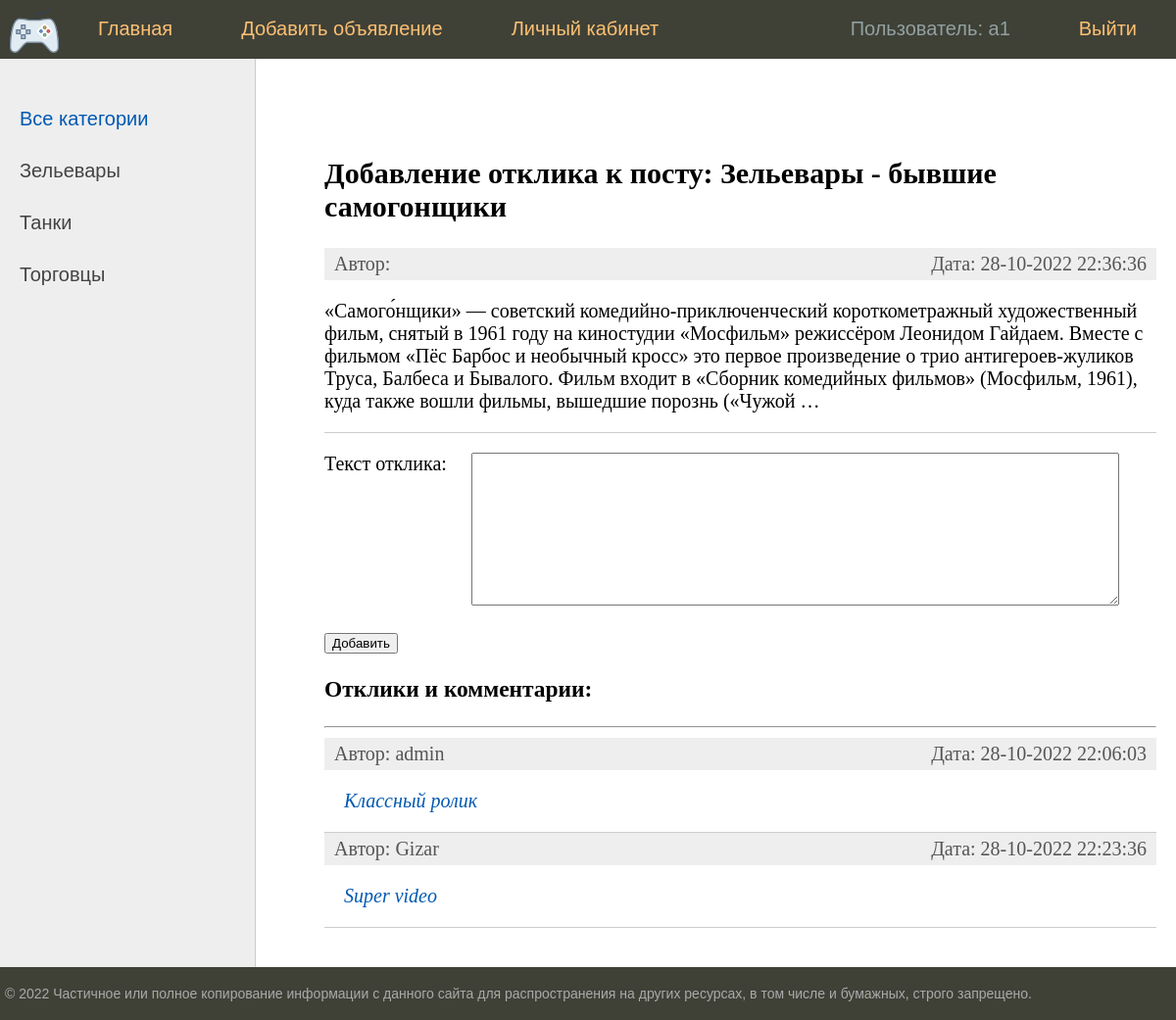
The page /addreply/zelevary-byvshie-samogonshchiki/ (signed in) on the database as committed earlier.
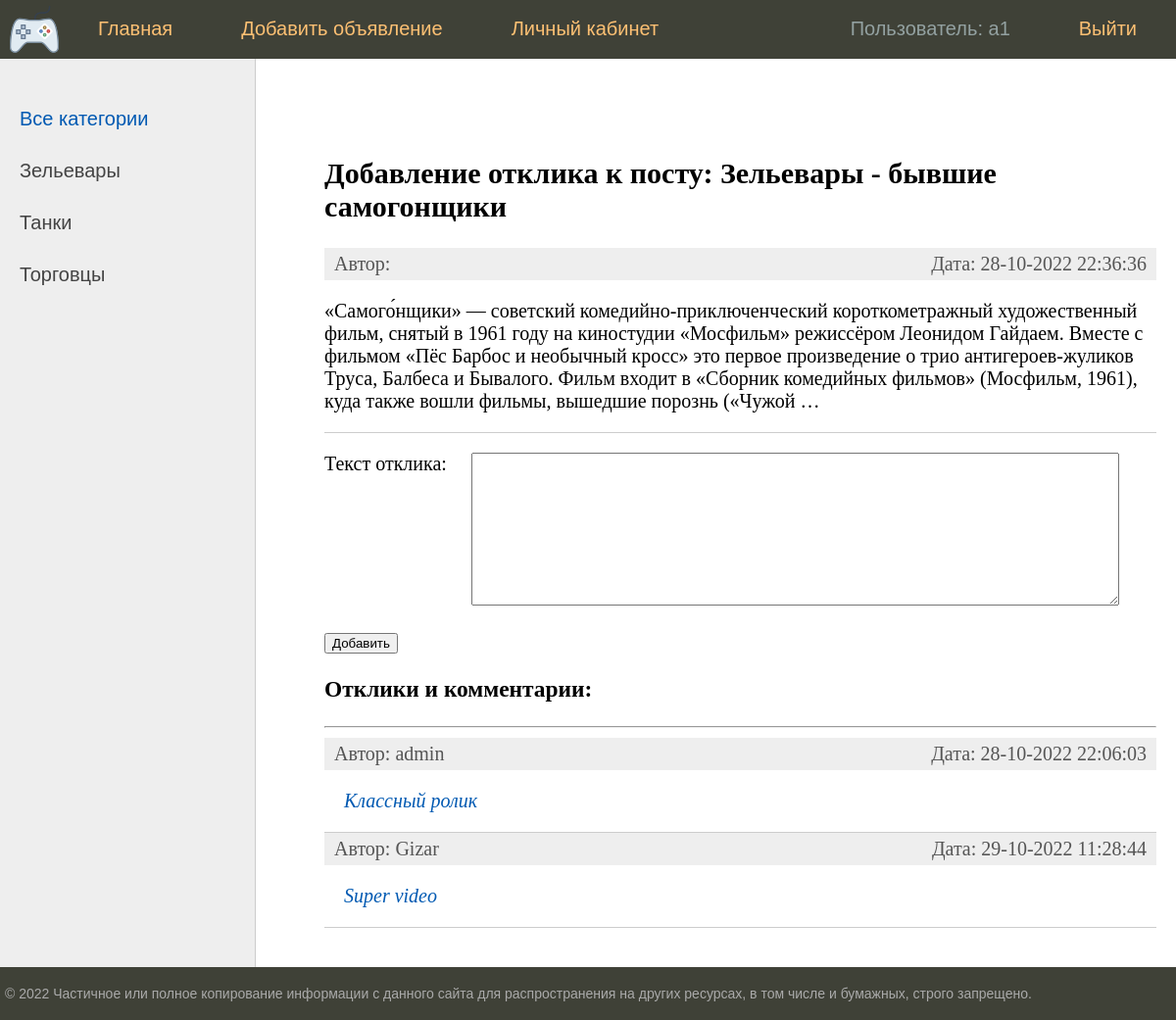
The same page on the database as committed later.
### bboard/models.py (models this page shows, shortened)
class Reply(models.Model):
    user = models.ForeignKey('User', on_delete=models.CASCADE, verbose_name="Пользователь")
    post = models.ForeignKey('Post', on_delete=models.CASCADE, verbose_name="Пост")
    time_create = models.DateTimeField(auto_now_add=True)
    time_update = models.DateTimeField(auto_now=True)
    text = models.TextField(blank=True, verbose_name="Текс")
    is_approved = models.BooleanField(default=False, verbose_name="Разрешено")
    def get_absolute_url(self):
        return reverse('reply', kwargs={'pk': self.pk}) # for view
    class Meta:
        verbose_name = 'Отклик'
        verbose_name_plural = 'Отклики'

class User(AbstractUser):
    email = models.EmailField(
        _("email address"),
        unique=True
    )
    email_verify = models.BooleanField(default=False)
    USERNAME_FIELD = "email"
    REQUIRED_FIELDS = ["username"]
    def __str__(self):
        return f'{self.username}'
    class Meta:
        verbose_name = 'Пользователь'
        verbose_name_plural = 'Пользователи'

### bboard/views.py (the view, shortened to what this page needs)
# urls.py: path('addreply/<slug:post_slug>/', AddReplyView.as_view(), name='add_reply'),
class AddReplyView(LoginRequiredMixin, DataMixin, View):
    form_class = AddReplyForm
    template_name = 'bboard/reply_add.html'
    def get(self, request, post_slug, *args, **kwargs):
        form = self.form_class()
        categories = self.get_user_context()['categories']
        menu = self.get_user_context()['menu']
        cat_selected = self.get_user_context()['cat_selected']
        print(post_slug)
        context = {'form': form, 'menu': menu, 'categories': categories, 'cat_selected':cat_selected, 'post_slug': post_slug}
        return render(request, self.template_name, context=context )

### bboard/forms.py
class AddReplyForm(forms.Form):
    text = forms.CharField(widget=forms.Textarea(attrs={'cols': 80, 'rows': 10}), label='Текст отклика')

### bboard/models.py (called while the page is built)
    def get_absolute_url(self):
        return reverse('category', kwargs={'cat_slug': self.slug})

### bboard/templatetags/bboard_tags.py (called while the page is built)
@register.inclusion_tag('bboard/list_replies.html')
def show_replies(sort=None, throught_slug=False, post_id=None):
    if throught_slug:
        post_id = Post.objects.get(slug=post_id).pk
    if post_id is not None:
        if not sort:
            replies = Reply.objects.filter(post=post_id, is_approved=True)
        else:
            replies = Reply.objects.filter(post=post_id, is_approved=True).order_by(sort)
        return {"replies": replies}
    else:
        return {"replies": {}}

@register.inclusion_tag('bboard/show_post.html')
def show_post(slug_post=None):
    if slug_post is not None:
        posts = Post.objects.filter(slug=slug_post, is_published=True)
        return {"posts": posts}
    else:
        return {"posts": {}}

### bboard/templates/bboard/reply_add.html (shortened to what this page needs)
{% extends 'base.html' %}
{% load crispy_forms_tags %}
{% load bboard_tags %}
{% block content %}
<form action="{% url 'add_reply' post_slug %}" method="post" enctype="multipart/form-data">
    {% show_post slug_post=post_slug %}
    <p><label class="form-label" for="{{ form.text.id_for_label }}">{{form.text.label}}: </label>{{ form.text }}</p>
    <button type="submit">Добавить</button>
</form>
<h3>Отклики и комментарии:</h3>
<hr>
{% show_replies throught_slug=True post_id=post_slug %}
{% endblock %}

### templates/base.html (shortened to what this page needs)
<!DOCTYPE html>
<html>
<head>
	{% load static %}
	{% load bboard_tags %}
	<link type="text/css" href="{% static 'bboard/css/styles.css' %}" rel="stylesheet" />
</head>
<body>
	<table class="table-page" border=0 cellpadding="0" cellspacing="0">
	<tr><td valign=top>
	{% block mainmenu %}
			<div class="header">
				<ul id="mainmenu" class="mainmenu">
					<li class="logo"><a href="{% url 'home' %}"><div class="logo"></div></a></li>
					{% for m in menu %}
						{% if not forloop.last %}
							<li><a href="{% url m.url_name %}">{{ m.title }}</a></li>
						{% else %}
							<li class="last"><a href="{% url m.url_name %}">{{ m.title }}</a></li>
						{% endif %}
					{% endfor %}
					{% if user.is_authenticated %}
						<li class="last" style="color: #93a1a1 ">Пользователь: {{ user }}</li>
					{% else %}
						<li class="last"><a href="{% url 'register' %}">Зарегистрироваться</a></li>
					{% endif %}
				</ul>
			</div>
	{% endblock mainmenu %}
	<table class="table-content" border=0 cellpadding="0" cellspacing="0">
	<tr>
		<td valign="top" class="left-chapters">
		<ul id="leftchapters">
			{% if cat_selected == 0 %}
				<li class="selected">Все категории</li>
			{% else %}
				<li><a href="{% url 'home' %}">Все категории</a></li>
			{% endif %}
			{% for c in categories %}
			{% if c.post__count > 0 %}
					{% if c.pk == cat_selected %}
						<li class="selected">{{c.name}}</li>
					{% else %}
						<li><a href="{{ c.get_absolute_url }}">{{c.name}}</a></li>
					{% endif %}
			{% endif %}
			{% endfor %}
		</ul>
	</td>
	<td valign="top" class="content">
		<div class="content-text">
			{% block content %}
			{% endblock %}
		</div>
	</td></tr></table>
	</td></tr>
	<tr><td valign=top>
		<div id="footer">
			<p>&copy; 2022 Частичное или полное копирование информации с данного сайта для распространения на других ресурсах, в том числе и бумажных, строго запрещено.</p>
		</div>
	</td></tr></table>
</body>
</html>

### bboard/templates/bboard/list_replies.html
{% if replies %}
	<ul class="list-articles">
		{% for rep in replies %}
			<li>
				<div class="article-panel">
					<p class="first">Автор: {{ rep.user }}</p>
					<p class="last">Дата: {{rep.time_update|date:"d-m-Y H:i:s"}}</p>
				</div>
				<div>
					<p><i><a href="{{ rep.get_absolute_url }}" style="margin-left:20px;">{{rep.text}}</a></i></p>
				</div>
			</li>
		{% endfor %}
	</ul>
{% else %}
		<p>Откликов: 0</p>
{% endif %}

Rows that differ between the two databases and show on the page:
changed Reply "Super video": time_update "28-10-2022 22:23:36" → "29-10-2022 11:28:44"
